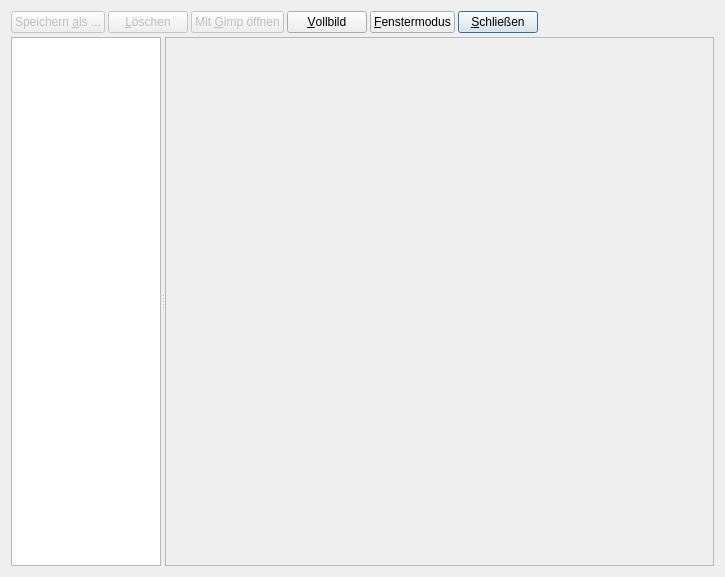
<?xml version="1.0" encoding="UTF-8"?>
<ui version="4.0">
 <class>ImageView</class>
 <widget class="QDialog" name="ImageView">
  <property name="windowModality">
   <enum>Qt::WindowModal</enum>
  </property>
  <property name="geometry">
   <rect>
    <x>0</x>
    <y>0</y>
    <width>725</width>
    <height>577</height>
   </rect>
  </property>
  <property name="windowTitle">
   <string>Dialog</string>
  </property>
  <property name="windowIcon">
   <iconset resource="../simurun2.qrc">
    <normaloff>:/images/images/48x48/camera-photo.png</normaloff>:/images/images/48x48/camera-photo.png</iconset>
  </property>
  <layout class="QVBoxLayout" name="verticalLayout_2">
   <item>
    <widget class="QWidget" name="myAppWidget" native="true">
     <layout class="QHBoxLayout" name="horizontalLayout_3">
      <property name="leftMargin">
       <number>0</number>
      </property>
      <property name="topMargin">
       <number>0</number>
      </property>
      <property name="rightMargin">
       <number>0</number>
      </property>
      <property name="bottomMargin">
       <number>0</number>
      </property>
      <item>
       <layout class="QVBoxLayout" name="verticalLayout">
        <property name="spacing">
         <number>4</number>
        </property>
        <item>
         <layout class="QHBoxLayout" name="horizontalLayout">
          <property name="spacing">
           <number>3</number>
          </property>
          <property name="sizeConstraint">
           <enum>QLayout::SetFixedSize</enum>
          </property>
          <item>
           <widget class="QPushButton" name="saveAsButton">
            <property name="enabled">
             <bool>false</bool>
            </property>
            <property name="minimumSize">
             <size>
              <width>0</width>
              <height>0</height>
             </size>
            </property>
            <property name="text">
             <string>Speichern &amp;als ...</string>
            </property>
            <property name="icon">
             <iconset resource="../simurun2.qrc">
              <normaloff>:/images/images/16x16/document-save.svg</normaloff>:/images/images/16x16/document-save.svg</iconset>
            </property>
           </widget>
          </item>
          <item>
           <widget class="QPushButton" name="deleteButton">
            <property name="enabled">
             <bool>false</bool>
            </property>
            <property name="minimumSize">
             <size>
              <width>0</width>
              <height>0</height>
             </size>
            </property>
            <property name="text">
             <string>&amp;Löschen</string>
            </property>
            <property name="icon">
             <iconset resource="../simurun2.qrc">
              <normaloff>:/images/images/16x16/edit-delete.svg</normaloff>:/images/images/16x16/edit-delete.svg</iconset>
            </property>
           </widget>
          </item>
          <item>
           <widget class="QPushButton" name="gimpButton">
            <property name="enabled">
             <bool>false</bool>
            </property>
            <property name="minimumSize">
             <size>
              <width>0</width>
              <height>0</height>
             </size>
            </property>
            <property name="text">
             <string>Mit &amp;Gimp öffnen</string>
            </property>
            <property name="icon">
             <iconset resource="../simurun2.qrc">
              <normaloff>:/images/images/48x48/gimp.png</normaloff>:/images/images/48x48/gimp.png</iconset>
            </property>
           </widget>
          </item>
          <item>
           <widget class="QPushButton" name="fullscreenButton">
            <property name="minimumSize">
             <size>
              <width>0</width>
              <height>0</height>
             </size>
            </property>
            <property name="text">
             <string>&amp;Vollbild</string>
            </property>
            <property name="icon">
             <iconset resource="../simurun2.qrc">
              <normaloff>:/images/images/16x16/view-fullscreen.svg</normaloff>:/images/images/16x16/view-fullscreen.svg</iconset>
            </property>
           </widget>
          </item>
          <item>
           <widget class="QPushButton" name="windowModeButton">
            <property name="minimumSize">
             <size>
              <width>0</width>
              <height>0</height>
             </size>
            </property>
            <property name="text">
             <string>&amp;Fenstermodus</string>
            </property>
            <property name="icon">
             <iconset resource="../simurun2.qrc">
              <normaloff>:/images/images/16x16/window.svg</normaloff>:/images/images/16x16/window.svg</iconset>
            </property>
           </widget>
          </item>
          <item>
           <widget class="QPushButton" name="closeButton">
            <property name="minimumSize">
             <size>
              <width>0</width>
              <height>0</height>
             </size>
            </property>
            <property name="text">
             <string>&amp;Schließen</string>
            </property>
            <property name="icon">
             <iconset resource="../simurun2.qrc">
              <normaloff>:/images/images/16x16/window-close.svg</normaloff>:/images/images/16x16/window-close.svg</iconset>
            </property>
            <property name="default">
             <bool>true</bool>
            </property>
           </widget>
          </item>
          <item>
           <spacer name="horizontalSpacer">
            <property name="orientation">
             <enum>Qt::Horizontal</enum>
            </property>
            <property name="sizeHint" stdset="0">
             <size>
              <width>40</width>
              <height>20</height>
             </size>
            </property>
           </spacer>
          </item>
         </layout>
        </item>
        <item>
         <widget class="QSplitter" name="splitter">
          <property name="orientation">
           <enum>Qt::Horizontal</enum>
          </property>
          <widget class="QListWidget" name="imageView">
           <property name="maximumSize">
            <size>
             <width>150</width>
             <height>16777215</height>
            </size>
           </property>
           <property name="autoScroll">
            <bool>false</bool>
           </property>
           <property name="showDropIndicator" stdset="0">
            <bool>false</bool>
           </property>
           <property name="alternatingRowColors">
            <bool>true</bool>
           </property>
           <property name="selectionBehavior">
            <enum>QAbstractItemView::SelectItems</enum>
           </property>
           <property name="viewMode">
            <enum>QListView::ListMode</enum>
           </property>
           <property name="uniformItemSizes">
            <bool>false</bool>
           </property>
          </widget>
          <widget class="QScrollArea" name="scrollArea">
           <property name="minimumSize">
            <size>
             <width>300</width>
             <height>0</height>
            </size>
           </property>
           <property name="widgetResizable">
            <bool>true</bool>
           </property>
           <widget class="QWidget" name="scrollAreaWidgetContents">
            <property name="geometry">
             <rect>
              <x>0</x>
              <y>0</y>
              <width>556</width>
              <height>275</height>
             </rect>
            </property>
            <layout class="QHBoxLayout" name="horizontalLayout_2">
             <item>
              <widget class="QLabel" name="screenshotLabel">
               <property name="text">
                <string/>
               </property>
              </widget>
             </item>
            </layout>
           </widget>
          </widget>
         </widget>
        </item>
       </layout>
      </item>
     </layout>
    </widget>
   </item>
  </layout>
 </widget>
 <resources>
  <include location="../simurun2.qrc"/>
 </resources>
 <connections/>
</ui>
